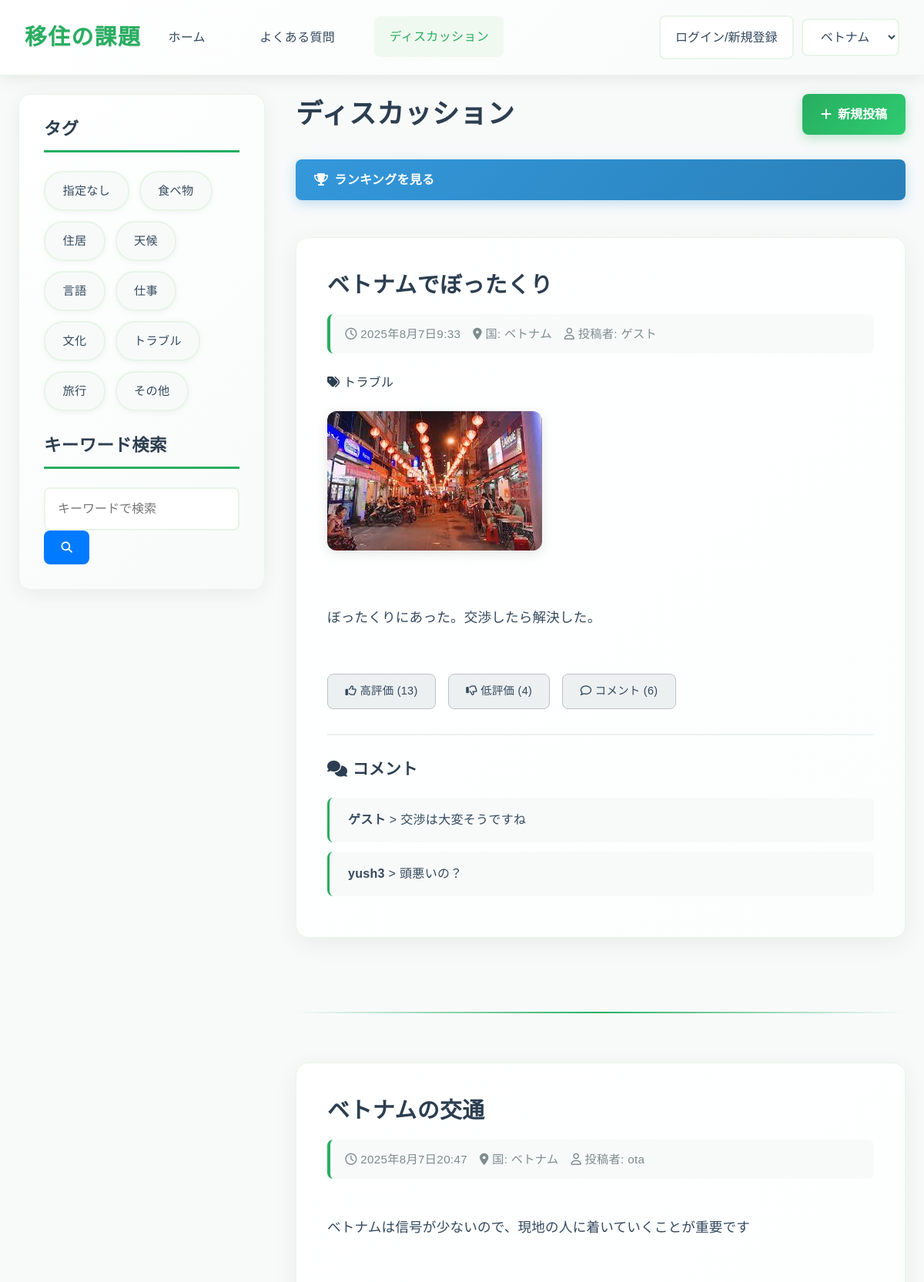
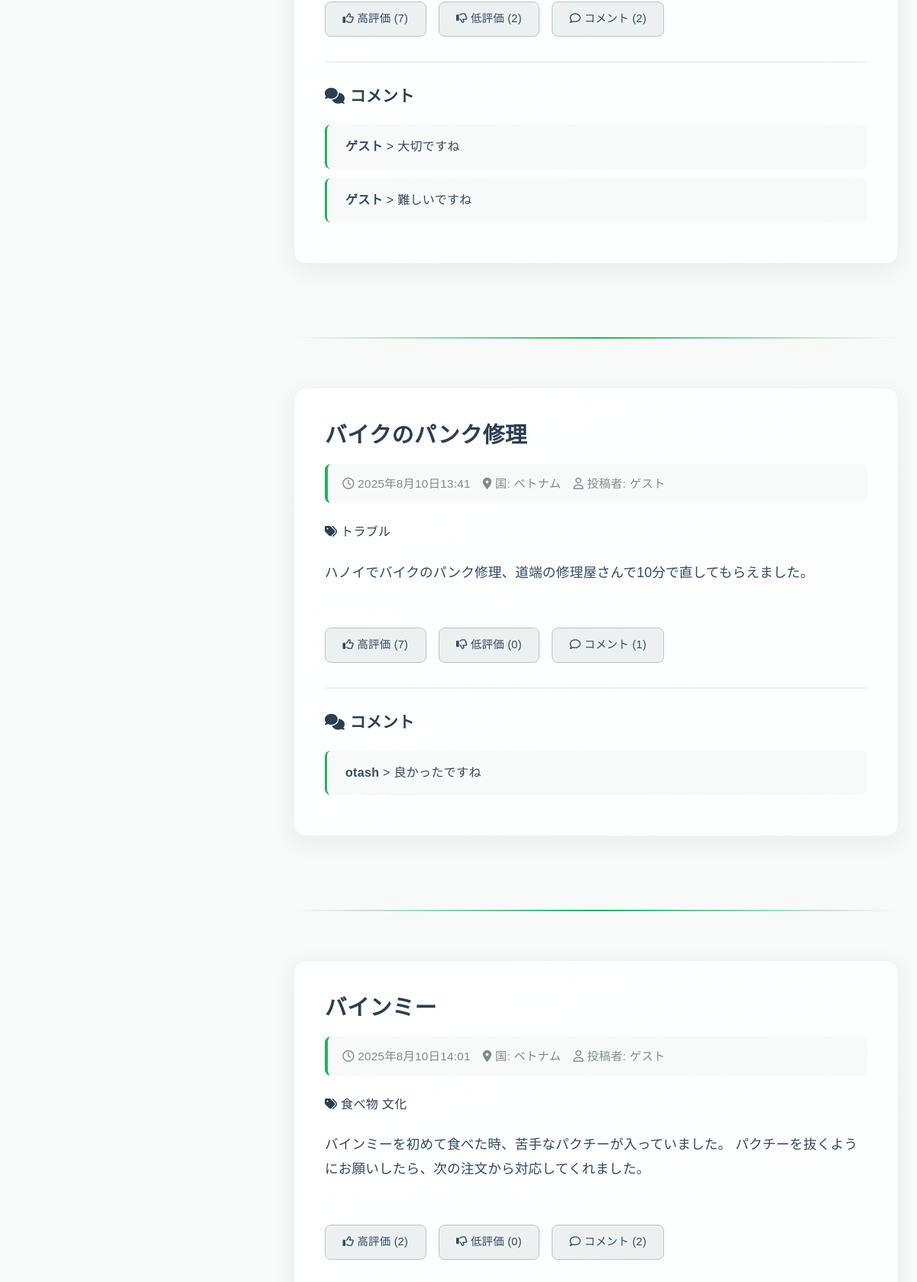
The app's page /discussions/ (upper part) with its own data (2 pictures, top to bottom).
### app1/models.py (models this page shows, shortened)
class Tags(models.Model):
    name=models.CharField(max_length=41,unique=True)

class  Article(models.Model):
    id=models.UUIDField(primary_key=True,default=uuid.uuid4,editable=False)
    title=models.TextField(verbose_name="title")
    country=models.TextField(verbose_name="country")
    user_name=models.TextField(default="ゲスト",verbose_name="user_name")
    body=models.TextField(verbose_name="content")
    tag=models.ManyToManyField('Tags',verbose_name="tag",blank=True)
    picture=models.ImageField(upload_to="app1/picture/",null=True,blank=True,verbose_name="picture")
    created=models.DateTimeField(auto_now_add=True,verbose_name="created_date_time")
    edited=models.DateTimeField(auto_now_add=True,verbose_name="edited_date_time")
    likes=models.IntegerField(default=0,verbose_name="likes_count")
    dislikes=models.IntegerField(default=0,verbose_name="dislikes_count")
    comments=models.IntegerField(default=0,verbose_name="comments_count")
    score=models.IntegerField(default=0,verbose_name="score")

class Comment(models.Model):
    id=models.UUIDField(primary_key=True,default=uuid.uuid4,editable=False)
    article_id=models.ForeignKey(Article,verbose_name="ArticleID",on_delete=models.CASCADE)
    user_name=models.TextField(default="ゲスト",verbose_name="user_name")
    body=models.TextField(verbose_name="comment")
    created=models.DateTimeField(auto_now_add=True,verbose_name="created_date_time")

### app1/views.py (the view, shortened to what this page needs)
class DiscussionsView(View):
    def get(self, request):
        form = ArticleModelForm()
        tag_id = request.GET.getlist('tag')
        keyword = request.GET.get('q')
        articles = Article.objects.all()
        if tag_id:
            for tid in tag_id:
                articles = articles.filter(tag__id=tid)
            articles = articles.distinct()
        if keyword:
            articles = articles.filter(Q(title__icontains=keyword) | Q(body__icontains=keyword))
        comments = Comment.objects.all()
        tags = Tags.objects.all()
        context = {
            'form': form,
            'articles': articles,
            'comments': comments,
            'tags': tags,
            'selected_tags': tag_id,
            'keyword': keyword
        }
        return render(request, 'app1/discussions.html', context)

### app1/forms.py
class ArticleModelForm(ModelForm):
    class Meta:
        model=Article
        fields=["title","country","tag","body","picture"]
        widgets = {
            "tag": forms.CheckboxSelectMultiple()
        }

### templates/app1/discussions.html (shortened to what this page needs)
<!DOCTYPE html>
<html lang="ja">
<head>
    <link rel="stylesheet" href="https://cdnjs.cloudflare.com/ajax/libs/font-awesome/6.0.0-beta3/css/all.min.css">
    <link rel="stylesheet" href="https://cdn.jsdelivr.net/npm/bootstrap@4.1.3/dist/css/bootstrap.min.css">
    <link rel="stylesheet" href="https://cdnjs.cloudflare.com/ajax/libs/font-awesome/6.4.0/css/all.min.css">
    {% load static %}
    <link rel="stylesheet" href="{% static 'app1/css/style.css' %}">
</head>
<body>
    <header class="navbar">
        <div class="navbar-brand">移住の課題</div>
        <nav class="navbar-menu">
            <a href="{% url 'app1:index' %}" class="nav-item" style="text-decoration: none;">ホーム</a>
            <a href="{% url 'app1:general' %}" class="nav-item" style="text-decoration: none;">よくある質問</a>
            <a href="{% url 'app1:discussions' %}" class="nav-item active" style="text-decoration: none;">ディスカッション</a>
        </nav>
        {% if request.user.is_authenticated %}
        <form action="{% url 'accounts:logout' %}" method="post" style="margin: 0 0 0 auto; margin-right: 10px;">
            {% csrf_token %}
            <button type="submit" id="country-select" class="country-select" style="background-color: white;">{{request.user}}からログアウト</button>
        </form>
        {% else %}
        <button onclick="location.href='/login'" id="country-select" class="country-select" style="margin: 0 0 0 auto; margin-right: 10px; background-color: white;" >ログイン/新規登録</button>
        {% endif %}
        <div class="navbar-actions">
            <select id="country-select" class="country-select">
                <option value="ベトナム">ベトナム</option>
            </select>
        </div>
    </header>
    <main class="container">
        <div class="page-content-wrapper">
            <div class="sidebar">
                <h3>タグ</h3>
                <div id="discussion-tags" class="tag-list">
                    {% for tag in tags %}
                    {% if tag.id == 1 %}
                    <a href="/discussions" class="tag">{{ tag.name }}</a>
                    {% else %}
                        <a href="{% url 'app1:search' %}?tag={{ tag.id }}{% for t in selected_tags %}{% if t != tag.id|stringformat:'s' %}&tag={{ t }}{% endif %}{% endfor %}{% if keyword %}&q={{ keyword }}{% endif %}"
                        class="tag">{{tag.name}}</a>
                        {% endif %}
                    {% endfor %}
                </div>
                <div style="margin-top: 2rem;">
                    <h3>キーワード検索</h3>
                    <div class="search-box-container">
                        <input type="text" id="discussions-search" placeholder="キーワードで検索" class="form-input">
                        <button type="button" id="discussions-search-button" class="btn btn-primary search-button">
                            <i class="fas fa-search"></i>
                        </button>
                    </div>
                </div>
            </div>
            <div class="main-content">
                <div style="display: flex; justify-content: space-between; align-items: center; margin-bottom: 2rem; flex-wrap: wrap; gap: 1rem;">
                    <h2 style="margin: 0;">ディスカッション</h2>
                    <button id="post-button" class="post-button">
                        <i class="fas fa-plus"></i> 新規投稿
                    </button>
                </div>
                <div class="discussion-list">
                    <a href="{% url 'app1:ranking' %}" class="ranking-link">
                        <i class="fas fa-trophy"></i>
                        ランキングを見る
                    </a>
                    {% for article in articles %}
                    <article class="post-detail">
                        <header>
                            <h2>{{article.title}}</h2>
                            <div class="post-meta">
                                <span><i class="far fa-clock"></i> {{article.created}}</span>
                                <span><i class="fas fa-map-marker-alt"></i> 国: {{article.country}}</span>
                                <span><i class="far fa-user"></i> 投稿者: {{article.user_name}}</span>
                            </div>
                            {% if article.tag.all %}
                            <div class="post-tags">
                                <i class="fas fa-tags"></i>
                                {% for tag in article.tag.all %}
                                <span class="post-tag">{{tag.name}}</span>
                                {% endfor %}
                            </div>
                            {% endif %}
                        </header>
                        <div class="post-content">
                            {% if article.picture %}
                            <div class="post-image">
                                <img src="{{article.picture.url}}" alt="投稿画像" loading="lazy">
                            </div>
                            {% endif %}
                            <div class="post-text">
                                <p>{{article.body}}</p>
                            </div>
                        </div>
                        <footer class="post-actions">
                            <button onclick="location.href='/like/add/{{article.id}}'" class="btn btn-secondary">
                                <i class="far fa-thumbs-up"></i> 高評価 ({{article.likes}})
                            </button>
                            <button onclick="location.href='/dislike/add/{{article.id}}'" class="btn btn-secondary">
                                <i class="far fa-thumbs-down"></i> 低評価 ({{article.dislikes}})
                            </button>
                            <button onclick="location.href='/comment/post/{{article.id}}'" class="btn btn-secondary">
                                <i class="far fa-comment"></i> コメント ({{article.comments}})
                            </button>
                        </footer>
                        {% if article.comments != 0 %}
                        <div class="comments-section">
                            <h5><i class="fas fa-comments"></i> コメント</h5>
                            <ul>
                                {% for comment in comments %}
                                {% if comment.article_id == article %}
                                <li>
                                    <strong>{{comment.user_name}}</strong> > {{comment.body}}
                                </li>
                                {% endif %}
                                {% endfor %}
                            </ul>
                        </div>
                        {% endif %}
                    </article>
                    <hr>
                    {% endfor %}
                </div>
            </div>
        </div>
    </main>
</body>
</html>

### records on screen
Tags: name "指定なし"
Tags: name "食べ物"
Tags: name "住居"
Tags: name "天候"
Tags: name "言語"
Tags: name "仕事"
Tags: name "文化"
Tags: name "トラブル"
Tags: name "旅行"
Tags: name "その他"
Article: title "ベトナムでぼったくり", created "2025年8月7日9:33", country "ベトナム", user_name "ゲスト", picture (picture), body "ぼったくりにあった。交渉したら解決した。", likes "13", dislikes "4", comments "6"
Comment: user_name "ゲスト", body "交渉は大変そうですね"
Comment: user_name "yush3", body "頭悪いの？"
Article: title "ベトナムの交通", created "2025年8月7日20:47", country "ベトナム", user_name "ota", body "ベトナムは信号が少ないので、現地の人に着いていくことが重要です", likes "7", dislikes "2", comments "2"
Comment: user_name "ゲスト", body "大切ですね"
Comment: user_name "ゲスト", body "難しいですね"
Article: title "バイクのパンク修理", created "2025年8月10日13:41", country "ベトナム", user_name "ゲスト", body "ハノイでバイクのパンク修理、道端の修理屋さんで10分で直してもらえました。", likes "7", dislikes "0", comments "1"
Comment: user_name "otash", body "良かったですね"
Article: title "バインミー", created "2025年8月10日14:01", country "ベトナム", user_name "ゲスト", body "バインミーを初めて食べた時、苦手なパクチーが入っていました。 パクチーを抜くようにお願いしたら、次の注文から対応してくれました。", likes "2", dislikes "0", comments "2"
